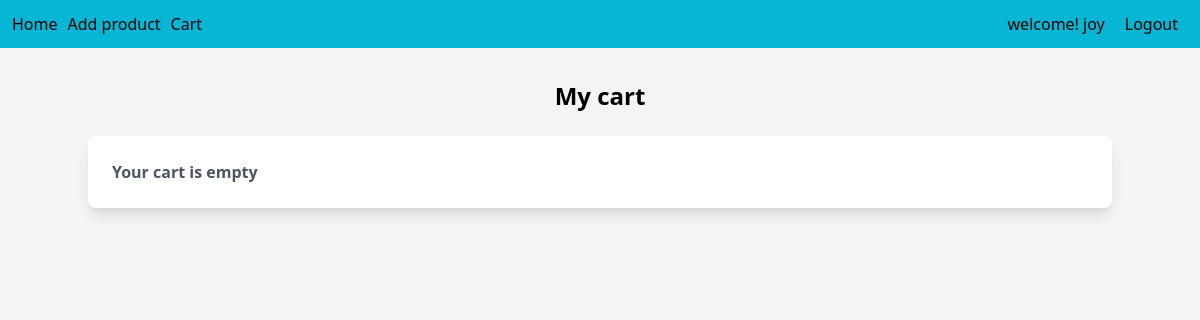
The app's page /cart/ (signed in), older data.
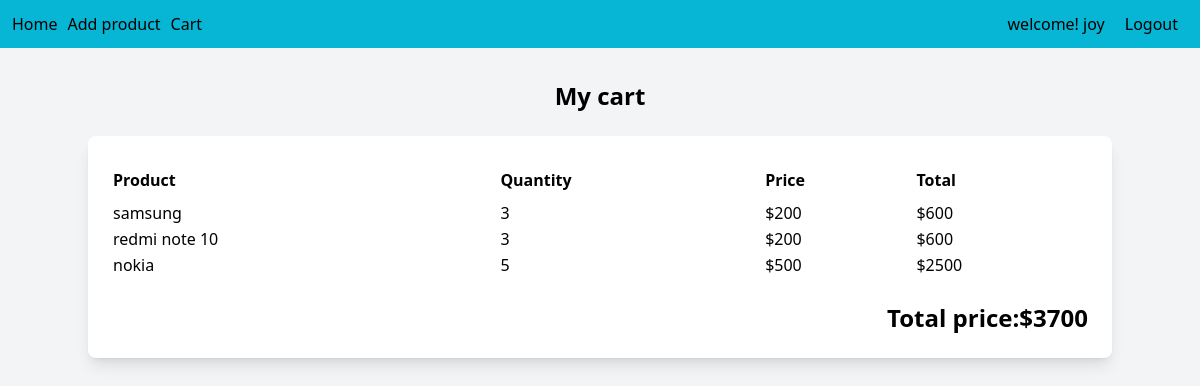
The same page, newer data.
### main/models.py (models this page shows)
class CartItem(models.Model):
    cart=models.ForeignKey(Cart,on_delete=models.CASCADE,related_name='items',null=True)
    product=models.ForeignKey(Product,on_delete=models.CASCADE,related_name='cart_items',null=True)
    quantity=models.PositiveIntegerField(default=1)

class Product(models.Model):
    name=models.CharField(max_length=100)
    price=models.IntegerField()
    quantity=models.IntegerField()
    image=models.FileField(upload_to='uploads/',null=True)

### main/views.py (the view)
# urls.py: path('cart/',views.view_cart, name="cart"),
@login_required
def view_cart(request):
    cart,created=Cart.objects.get_or_create(user=request.user)
    items=cart.items.select_related('product').annotate(
        item_total=F('quantity') * F('product__price')
    )
    total_price = items.aggregate(total=Sum('item_total'))['total'] or 0
    return render(request,'main/view_cart.html',{'items':items,'total_price':total_price})

### main/templates/main/view_cart.html (shortened to what this page needs)
<!DOCTYPE html>
<html lang="en">
<head>
    <script src="https://cdn.tailwindcss.com"></script>
</head>
<body class="bg-gray-100">
    {% include "main/menu.html" %}
   <div class="container mx-auto py-8">
    <h2 class="text-2xl font-bold mb-6 text-center">My cart</h2>
    <div class="bg-white p-6 rounded-lg shadow-lg">
        {% if items %}
            <table class="w-full table-auto">
                <thead>
                   <tr>
                        <th class="text-left py-2">Product</th>
                        <th class="text-left py-2">Quantity</th>
                        <th class="text-left py-2">Price</th>
                        <th class="text-left py-2">Total</th>
                   </tr>
                </thead>
                <tbody>
                    {% for item in items %}
                    <tr>
                        <td>{{item.product.name}}</td>
                        <td>{{item.quantity}}</td>
                        <td>${{item.product.price}}</td>
                        <td>${{item.item_total}}</td>
                    </tr>
                {% endfor %}
                </tbody>
            </table>
            <div class="mt-6 text-right">
                <h2 class="font-semibold text-2xl">Total price:${{total_price}}</h2>
            </div>
            {% else %}
            <p class="text-gray-600 font-semibold">Your cart is empty</p>
        {% endif %}
    </div>
   </div>
</body>
</html>

Row changes from the older to the newer data that the page shows:
added CartItem: product.name "samsung", quantity "3", product.price "200", item_total "600"
added CartItem: product.name "redmi note 10", quantity "3", product.price "200", item_total "600"
added CartItem: product.name "nokia", quantity "5", product.price "500", item_total "2500"
Text that changed along with them:
{{ total_price }}: (not shown) → "3700"
text no longer shown: "Your cart is empty"
text now shown: "Product Quantity Price Total Total price:$"
